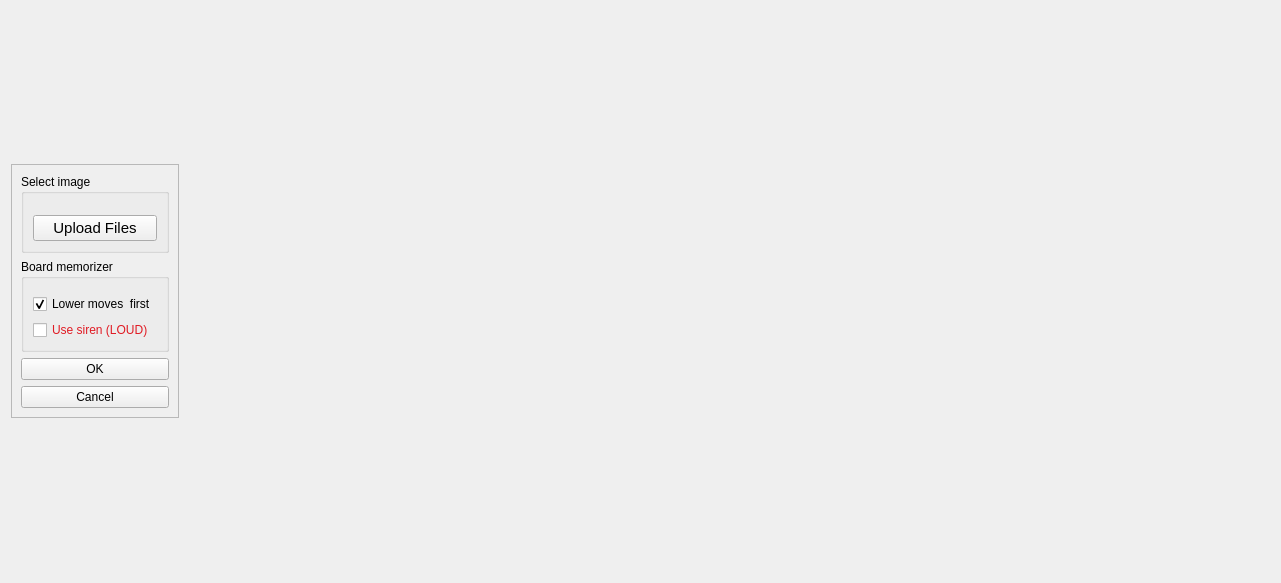
<?xml version="1.0" encoding="UTF-8"?>
<ui version="4.0">
 <class>settings</class>
 <widget class="QWidget" name="settings">
  <property name="geometry">
   <rect>
    <x>0</x>
    <y>0</y>
    <width>1281</width>
    <height>583</height>
   </rect>
  </property>
  <property name="windowTitle">
   <string>Settings</string>
  </property>
  <layout class="QHBoxLayout" name="horizontalLayout">
   <item>
    <widget class="QFrame" name="frame">
     <property name="sizePolicy">
      <sizepolicy hsizetype="Fixed" vsizetype="Fixed">
       <horstretch>0</horstretch>
       <verstretch>0</verstretch>
      </sizepolicy>
     </property>
     <property name="frameShape">
      <enum>QFrame::StyledPanel</enum>
     </property>
     <property name="frameShadow">
      <enum>QFrame::Raised</enum>
     </property>
     <layout class="QVBoxLayout" name="verticalLayout_6">
      <item>
       <widget class="QGroupBox" name="groupBox">
        <property name="title">
         <string>Select image</string>
        </property>
        <layout class="QVBoxLayout" name="verticalLayout_2">
         <item>
          <widget class="DescriptiveComboBox" name="image_getter_select" native="true"/>
         </item>
         <item>
          <widget class="DescriptiveComboBox" name="cam_id_select" native="true"/>
         </item>
         <item>
          <widget class="UploadFileButton" name="pushButton_upload_file">
           <property name="font">
            <font>
             <pointsize>11</pointsize>
            </font>
           </property>
           <property name="text">
            <string>Upload Files</string>
           </property>
          </widget>
         </item>
        </layout>
       </widget>
      </item>
      <item>
       <widget class="QGroupBox" name="groupBox_memorizer">
        <property name="title">
         <string>Board memorizer</string>
        </property>
        <layout class="QVBoxLayout" name="verticalLayout">
         <item>
          <widget class="DescriptiveComboBox" name="memorizer_select" native="true"/>
         </item>
         <item>
          <widget class="QCheckBox" name="checkBox_lower_moves_first">
           <property name="text">
            <string>Lower moves  first</string>
           </property>
           <property name="checked">
            <bool>true</bool>
           </property>
          </widget>
         </item>
         <item>
          <widget class="QCheckBox" name="checkBox_siren">
           <property name="styleSheet">
            <string notr="true">color: rgb(224, 27, 36);</string>
           </property>
           <property name="text">
            <string>Use siren (LOUD)</string>
           </property>
          </widget>
         </item>
        </layout>
       </widget>
      </item>
      <item>
       <widget class="QPushButton" name="pushButton_ok">
        <property name="text">
         <string>OK</string>
        </property>
       </widget>
      </item>
      <item>
       <widget class="QPushButton" name="pushButton_cancel">
        <property name="text">
         <string>Cancel</string>
        </property>
       </widget>
      </item>
     </layout>
    </widget>
   </item>
   <item>
    <widget class="DetectorsSelect" name="corner_and_inventory_select" native="true"/>
   </item>
  </layout>
 </widget>
 <customwidgets>
  <customwidget>
   <class>DescriptiveComboBox</class>
   <extends>QWidget</extends>
   <header>GUI/widgets/DescriptiveComboBox.h</header>
   <container>1</container>
   <slots>
    <signal>element_changed(QVariant)</signal>
   </slots>
  </customwidget>
  <customwidget>
   <class>DetectorsSelect</class>
   <extends>QWidget</extends>
   <header>GUI/widgets/DetectorsSelect.h</header>
   <container>1</container>
   <slots>
    <signal>splitter_changed(QVariant)</signal>
   </slots>
  </customwidget>
  <customwidget>
   <class>UploadFileButton</class>
   <extends>QPushButton</extends>
   <header>GUI/widgets/UploadFileButton.h</header>
  </customwidget>
 </customwidgets>
 <resources/>
 <connections>
  <connection>
   <sender>image_getter_select</sender>
   <signal>element_changed(QVariant)</signal>
   <receiver>settings</receiver>
   <slot>on_image_getter_changed(QVariant)</slot>
   <hints>
    <hint type="sourcelabel">
     <x>167</x>
     <y>138</y>
    </hint>
    <hint type="destinationlabel">
     <x>4</x>
     <y>201</y>
    </hint>
   </hints>
  </connection>
  <connection>
   <sender>corner_and_inventory_select</sender>
   <signal>splitter_changed(QVariant)</signal>
   <receiver>settings</receiver>
   <slot>on_splitter_changed(QVariant)</slot>
   <hints>
    <hint type="sourcelabel">
     <x>278</x>
     <y>252</y>
    </hint>
    <hint type="destinationlabel">
     <x>2</x>
     <y>33</y>
    </hint>
   </hints>
  </connection>
  <connection>
   <sender>checkBox_lower_moves_first</sender>
   <signal>clicked(bool)</signal>
   <receiver>settings</receiver>
   <slot>on_lower_moves_first_switched(bool)</slot>
   <hints>
    <hint type="sourcelabel">
     <x>167</x>
     <y>294</y>
    </hint>
    <hint type="destinationlabel">
     <x>-4</x>
     <y>384</y>
    </hint>
   </hints>
  </connection>
  <connection>
   <sender>cam_id_select</sender>
   <signal>element_changed(QVariant)</signal>
   <receiver>settings</receiver>
   <slot>on_cam_id_changed(QVariant)</slot>
   <hints>
    <hint type="sourcelabel">
     <x>99</x>
     <y>184</y>
    </hint>
    <hint type="destinationlabel">
     <x>-1</x>
     <y>372</y>
    </hint>
   </hints>
  </connection>
  <connection>
   <sender>checkBox_siren</sender>
   <signal>clicked(bool)</signal>
   <receiver>settings</receiver>
   <slot>on_alarm_switched(bool)</slot>
   <hints>
    <hint type="sourcelabel">
     <x>167</x>
     <y>321</y>
    </hint>
    <hint type="destinationlabel">
     <x>-2</x>
     <y>341</y>
    </hint>
   </hints>
  </connection>
  <connection>
   <sender>pushButton_ok</sender>
   <signal>clicked()</signal>
   <receiver>settings</receiver>
   <slot>on_ok_clicked()</slot>
   <hints>
    <hint type="sourcelabel">
     <x>34</x>
     <y>415</y>
    </hint>
    <hint type="destinationlabel">
     <x>1</x>
     <y>416</y>
    </hint>
   </hints>
  </connection>
  <connection>
   <sender>pushButton_cancel</sender>
   <signal>clicked()</signal>
   <receiver>settings</receiver>
   <slot>on_cancel_clicked()</slot>
   <hints>
    <hint type="sourcelabel">
     <x>30</x>
     <y>455</y>
    </hint>
    <hint type="destinationlabel">
     <x>1</x>
     <y>457</y>
    </hint>
   </hints>
  </connection>
  <connection>
   <sender>memorizer_select</sender>
   <signal>element_changed(QVariant)</signal>
   <receiver>settings</receiver>
   <slot>on_memorizer_changed(QVariant)</slot>
   <hints>
    <hint type="sourcelabel">
     <x>167</x>
     <y>267</y>
    </hint>
    <hint type="destinationlabel">
     <x>-1</x>
     <y>306</y>
    </hint>
   </hints>
  </connection>
 </connections>
 <slots>
  <slot>on_image_getter_changed(QVariant)</slot>
  <slot>on_photo_input(QVariant)</slot>
  <slot>on_video_input(QVariant)</slot>
  <slot>on_memorizer_changed(QVariant)</slot>
  <slot>on_alarm_switched(bool)</slot>
  <slot>on_lower_moves_first_switched(bool)</slot>
  <slot>on_cam_id_changed(QVariant)</slot>
  <slot>on_splitter_changed(QVariant)</slot>
  <slot>on_ok_clicked()</slot>
  <slot>on_cancel_clicked()</slot>
 </slots>
</ui>
